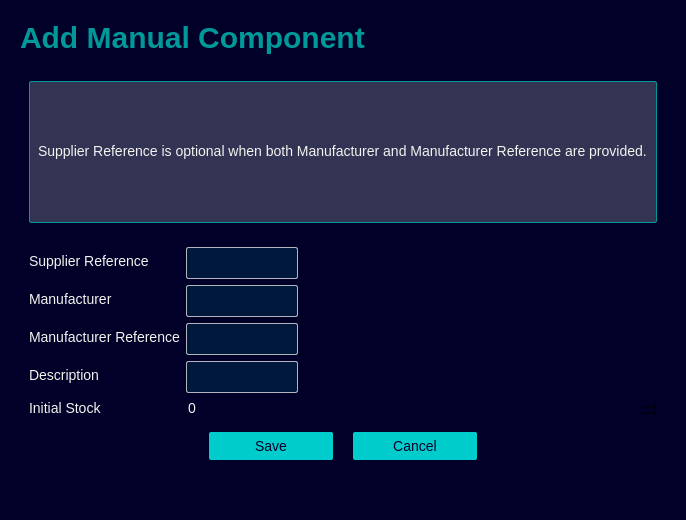
<?xml version="1.0" encoding="UTF-8"?>
<ui version="4.0">
 <class>PopupManual</class>
 <widget class="QDialog" name="PopupManual">
  <property name="geometry">
   <rect>
    <x>0</x>
    <y>0</y>
    <width>641</width>
    <height>520</height>
   </rect>
  </property>
  <property name="windowTitle">
   <string>Dialog</string>
  </property>
  <property name="styleSheet">
   <string notr="true">*{
	border:none;
	background: #000028;
	padding: 0;
	margin: 0;
	color: #f3f3f0;
	font-family: &quot;SiemensSansPro_A_Bd&quot;;
	font-size: 14px;
}
</string>
  </property>
  <layout class="QGridLayout" name="gridLayout">
   <item row="0" column="0">
    <widget class="QWidget" name="container_main_body" native="true">
     <property name="sizePolicy">
      <sizepolicy hsizetype="MinimumExpanding" vsizetype="Preferred">
       <horstretch>0</horstretch>
       <verstretch>0</verstretch>
      </sizepolicy>
     </property>
     <layout class="QVBoxLayout" name="verticalLayout">
      <item>
       <widget class="QFrame" name="frame_title">
        <property name="sizePolicy">
         <sizepolicy hsizetype="Preferred" vsizetype="Maximum">
          <horstretch>0</horstretch>
          <verstretch>0</verstretch>
         </sizepolicy>
        </property>
        <property name="frameShape">
         <enum>QFrame::Shape::StyledPanel</enum>
        </property>
        <property name="frameShadow">
         <enum>QFrame::Shadow::Raised</enum>
        </property>
        <layout class="QVBoxLayout" name="verticalLayout_12">
         <property name="spacing">
          <number>0</number>
         </property>
         <property name="leftMargin">
          <number>0</number>
         </property>
         <property name="topMargin">
          <number>0</number>
         </property>
         <property name="rightMargin">
          <number>0</number>
         </property>
         <property name="bottomMargin">
          <number>0</number>
         </property>
         <item>
          <widget class="QLabel" name="tittle">
           <property name="sizePolicy">
            <sizepolicy hsizetype="Preferred" vsizetype="Preferred">
             <horstretch>0</horstretch>
             <verstretch>0</verstretch>
            </sizepolicy>
           </property>
           <property name="styleSheet">
            <string notr="true">QLabel {
	color: #009999;
	font-size: 30px;
	font-weight: bold;
}
</string>
           </property>
           <property name="text">
            <string>Add Manual Component</string>
           </property>
          </widget>
         </item>
        </layout>
       </widget>
      </item>
      <item>
       <widget class="QWidget" name="widget" native="true">
        <layout class="QHBoxLayout" name="horizontalLayout_2">
         <property name="topMargin">
          <number>20</number>
         </property>
         <item>
          <widget class="QLabel" name="description">
           <property name="minimumSize">
            <size>
             <width>0</width>
             <height>100</height>
            </size>
           </property>
           <property name="styleSheet">
            <string notr="true">background-color: #333353;
border-radius: 2px;
padding: 5px;
padding-bottom: 7px;
margin-top: 0px;
color: #f3f3f0;
border: 1px solid #009999;</string>
           </property>
           <property name="text">
            <string>Supplier Reference is optional when both Manufacturer and Manufacturer Reference are provided.</string>
           </property>
          </widget>
         </item>
        </layout>
       </widget>
      </item>
      <item>
       <widget class="QWidget" name="body_form" native="true">
        <layout class="QFormLayout" name="form_manual">
         <property name="spacing"><number>6</number></property>
         <item row="0" column="0">
          <widget class="QLabel" name="label_Supplier Reference">
           <property name="text"><string>Supplier Reference</string></property>
          </widget>
         </item>
         <item row="0" column="1">
          <widget class="QLineEdit" name="supplier_reference">
           <property name="styleSheet">
   <string notr="true">
QLineEdit {
    min-width: 100px;
    max-width: 100px;
    max-height: 18px;
    padding: 5px;
    padding-bottom: 7px;
    margin-top: 0px;
    border-radius: 2px;
    border: 1px solid #B3B3BE;
    background-color: #00183B;
    color: #FFFFFF;
}
QLineEdit:hover {
    background-color: #001F39;
    border: 1px solid #00FFB9;
}
</string>
           </property>
          </widget>

         </item>

         <item row="1" column="0">
          <widget class="QLabel" name="label_Manufacturer">
           <property name="text"><string>Manufacturer</string></property>
          </widget>
         </item>
         <item row="1" column="1">
          <widget class="QLineEdit" name="manufacturer">
           <property name="styleSheet">
   <string notr="true">
QLineEdit {
    min-width: 100px;
    max-width: 100px;
    max-height: 18px;
    padding: 5px;
    padding-bottom: 7px;
    margin-top: 0px;
    border-radius: 2px;
    border: 1px solid #B3B3BE;
    background-color: #00183B;
    color: #FFFFFF;
}
QLineEdit:hover {
    background-color: #001F39;
    border: 1px solid #00FFB9;
}
</string>
           </property>
          </widget>

         </item>

         <item row="2" column="0">
          <widget class="QLabel" name="label_Manufacturer Reference">
           <property name="text"><string>Manufacturer Reference</string></property>
          </widget>
         </item>
         <item row="2" column="1">
          <widget class="QLineEdit" name="manufacturer_reference">
           <property name="styleSheet">
   <string notr="true">
QLineEdit {
    min-width: 100px;
    max-width: 100px;
    max-height: 18px;
    padding: 5px;
    padding-bottom: 7px;
    margin-top: 0px;
    border-radius: 2px;
    border: 1px solid #B3B3BE;
    background-color: #00183B;
    color: #FFFFFF;
}
QLineEdit:hover {
    background-color: #001F39;
    border: 1px solid #00FFB9;
}
</string>
           </property>
          </widget>

         </item>

         <item row="3" column="0">
          <widget class="QLabel" name="label_Description">
           <property name="text"><string>Description</string></property>
          </widget>
         </item>
         <item row="3" column="1">
          <widget class="QLineEdit" name="description_field">
           <property name="styleSheet">
   <string notr="true">
QLineEdit {
    min-width: 100px;
    max-width: 100px;
    max-height: 18px;
    padding: 5px;
    padding-bottom: 7px;
    margin-top: 0px;
    border-radius: 2px;
    border: 1px solid #B3B3BE;
    background-color: #00183B;
    color: #FFFFFF;
}
QLineEdit:hover {
    background-color: #001F39;
    border: 1px solid #00FFB9;
}
</string>
           </property>
          </widget>

         </item>

         <item row="4" column="0">
          <widget class="QLabel" name="label_Initial Stock">
           <property name="text"><string>Initial Stock</string></property>
          </widget>
         </item>
         <item row="4" column="1">
          <widget class="QSpinBox" name="initial_stock">
           <property name="minimum"><number>0</number></property>
           <property name="maximum"><number>999999</number></property>
           <property name="styleSheet">
   <string notr="true">
QLineEdit {
    min-width: 100px;
    max-width: 100px;
    max-height: 18px;
    padding: 5px;
    padding-bottom: 7px;
    margin-top: 0px;
    border-radius: 2px;
    border: 1px solid #B3B3BE;
    background-color: #00183B;
    color: #FFFFFF;
}
QLineEdit:hover {
    background-color: #001F39;
    border: 1px solid #00FFB9;
}
</string>
           </property>
          </widget>

         </item>

        </layout>
       </widget>
      </item>
      <item>
       <widget class="QWidget" name="container_button" native="true">
        <property name="sizePolicy">
         <sizepolicy hsizetype="Preferred" vsizetype="Maximum">
          <horstretch>0</horstretch>
          <verstretch>0</verstretch>
         </sizepolicy>
        </property>
        <property name="styleSheet">
         <string notr="true">QPushButton {
	min-width: 100px;
	max-width: 100px;
    padding: 6px 12px 6px 12px;
    border-radius: 2px;
    opacity: 1;
	text-align:center;
	background-color: #00CCCC;	
	color: #000028;
}

QPushButton:hover {
	background-color: #00FFB9;
}

QPushButton:pressed {	
	background-color: #00E5AA;
}</string>
        </property>
        <layout class="QHBoxLayout" name="horizontalLayout_4">
         <property name="spacing">
          <number>20</number>
         </property>
         <property name="leftMargin">
          <number>0</number>
         </property>
         <property name="topMargin">
          <number>0</number>
         </property>
         <property name="rightMargin">
          <number>0</number>
         </property>
         <property name="bottomMargin">
          <number>40</number>
         </property>
         <item>
          <spacer name="horizontalSpacer_5">
           <property name="orientation">
            <enum>Qt::Orientation::Horizontal</enum>
           </property>
           <property name="sizeHint" stdset="0">
            <size>
             <width>40</width>
             <height>20</height>
            </size>
           </property>
          </spacer>
         </item>
         <item>
          <widget class="QPushButton" name="btn_ok">
           <property name="minimumSize">
            <size>
             <width>124</width>
             <height>0</height>
            </size>
           </property>
           <property name="text">
            <string>Save</string>
           </property>
          </widget>
         </item>
         <item>
          <widget class="QPushButton" name="btn_cancel">
           <property name="sizePolicy">
            <sizepolicy hsizetype="Minimum" vsizetype="Preferred">
             <horstretch>0</horstretch>
             <verstretch>0</verstretch>
            </sizepolicy>
           </property>
           <property name="minimumSize">
            <size>
             <width>124</width>
             <height>0</height>
            </size>
           </property>
           <property name="text">
            <string>Cancel</string>
           </property>
          </widget>
         </item>
         <item>
          <spacer name="horizontalSpacer_6">
           <property name="orientation">
            <enum>Qt::Orientation::Horizontal</enum>
           </property>
           <property name="sizeHint" stdset="0">
            <size>
             <width>40</width>
             <height>20</height>
            </size>
           </property>
          </spacer>
         </item>
        </layout>
       </widget>
      </item>
     </layout>
    </widget>
   </item>
  </layout>
 </widget>
 <resources/>
 <connections/>
</ui>
